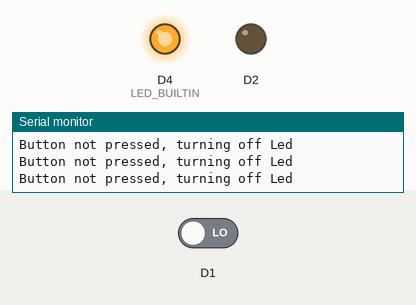
The sketch below on a simulated ESP8266 (Wemos D1 mini). Parts: output pins drawn as LEDs (lit = HIGH, except the on-board LED, lit = LOW), the last lines printed to the serial monitor. The test bench sets the inputs (shaded band); at power-on: D1 LOW.

Above: at 1.2 s.
1.3 s: D1 driven HIGH
At 1.6 s:
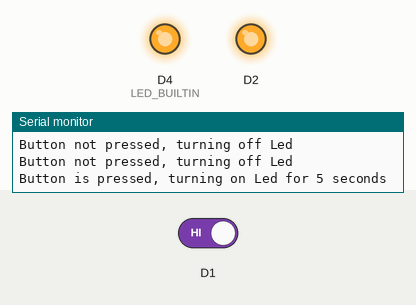
Timing chart, 0 to 4.3 s (numbered marks = the images above; inputs shaded):
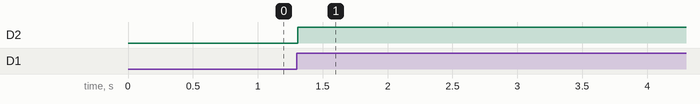

The sketch:

wemos_test_serial.ino
```cpp
void setup() {
  // put your setup code here, to run once:
  Serial.begin(115200);
  pinMode(LED_BUILTIN, OUTPUT);
  pinMode(D1, INPUT);
  pinMode(D2, OUTPUT);
}

void loop() {
  // put your main code here, to run repeatedly:

  if (digitalRead(D1) == HIGH) {
    Serial.println("Button is pressed, turning on Led for 5 seconds");
    digitalWrite(D2, HIGH);
    delay(5000);
    digitalWrite(D2,LOW);
  }
  else {
    Serial.println("Button not pressed, turning off Led");
    digitalWrite(D2, LOW);
  }

}
```

Measured:
- after the input at 1.3 s, D2: LOW → HIGH at once
